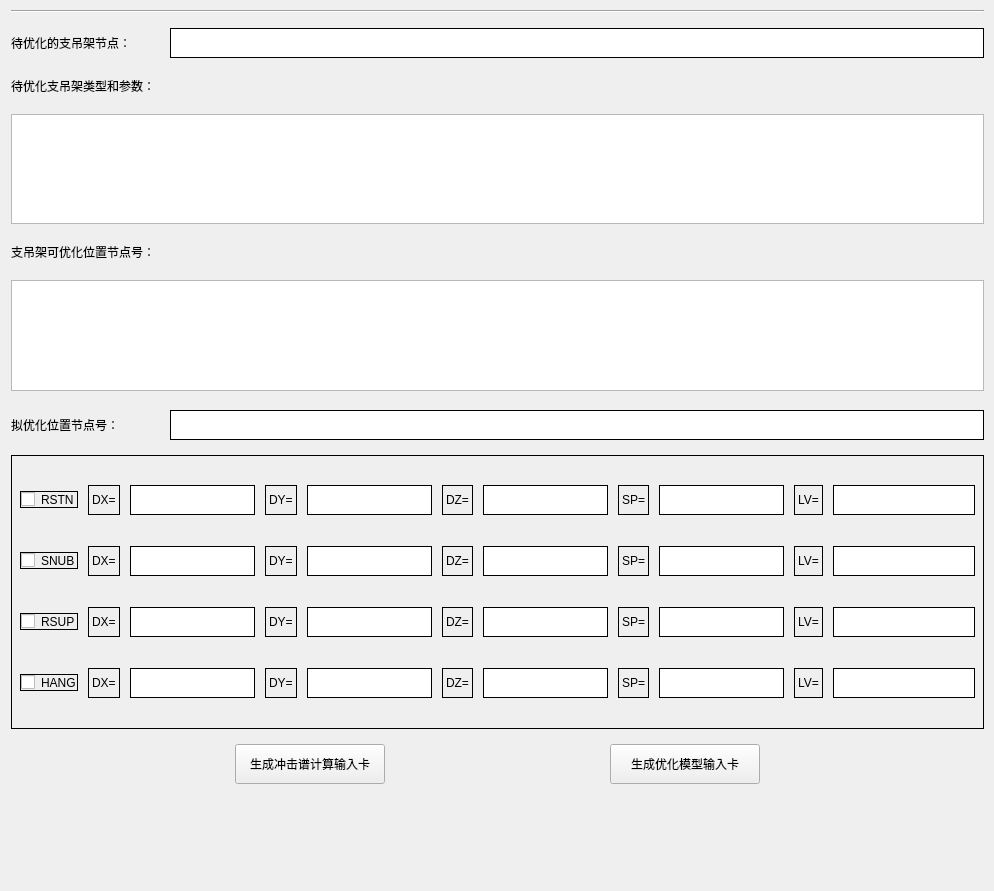
          <widget class="QWidget" name="tab">
           <property name="styleSheet">
            <string notr="true"/>
           </property>
           <attribute name="title">
            <string>单支吊架优化</string>
           </attribute>
           <layout class="QVBoxLayout" name="verticalLayout_12" stretch="4,3,2,1">
            <property name="spacing">
             <number>15</number>
            </property>
            <property name="topMargin">
             <number>10</number>
            </property>
            <property name="rightMargin">
             <number>10</number>
            </property>
            <property name="bottomMargin">
             <number>10</number>
            </property>
            <item>
             <widget class="Line" name="line">
              <property name="orientation">
               <enum>Qt::Horizontal</enum>
              </property>
             </widget>
            </item>
            <item>
             <layout class="QFormLayout" name="formLayout">
              <property name="verticalSpacing">
               <number>19</number>
              </property>
              <item row="0" column="1">
               <widget class="QLineEdit" name="lineEdit_4">
                <property name="minimumSize">
                 <size>
                  <width>30</width>
                  <height>30</height>
                 </size>
                </property>
                <property name="maximumSize">
                 <size>
                  <width>1000</width>
                  <height>16777215</height>
                 </size>
                </property>
                <property name="styleSheet">
                 <string notr="true">font: 75 10pt;
border:1px solid;</string>
                </property>
                <property name="text">
                 <string/>
                </property>
               </widget>
              </item>
              <item row="1" column="0" colspan="2">
               <widget class="QLabel" name="label_29">
                <property name="styleSheet">
                 <string notr="true">font: 75 10pt &quot;Aharoni&quot;;
</string>
                </property>
                <property name="text">
                 <string>待优化支吊架类型和参数：</string>
                </property>
               </widget>
              </item>
              <item row="2" column="0" colspan="2">
               <widget class="QTextBrowser" name="textBrowser_5">
                <property name="minimumSize">
                 <size>
                  <width>0</width>
                  <height>50</height>
                 </size>
                </property>
                <property name="styleSheet">
                 <string notr="true">font: 75 10pt;</string>
                </property>
               </widget>
              </item>
              <item row="3" column="0">
               <widget class="QLabel" name="label_13">
                <property name="styleSheet">
                 <string notr="true">font: 75 10pt &quot;Aharoni&quot;;</string>
                </property>
                <property name="text">
                 <string>支吊架可优化位置节点号：</string>
                </property>
               </widget>
              </item>
              <item row="4" column="0" colspan="2">
               <widget class="QTextBrowser" name="textBrowser_7">
                <property name="minimumSize">
                 <size>
                  <width>0</width>
                  <height>50</height>
                 </size>
                </property>
                <property name="styleSheet">
                 <string notr="true">font: 75 10pt;</string>
                </property>
               </widget>
              </item>
              <item row="5" column="0">
               <widget class="QLabel" name="label_17">
                <property name="maximumSize">
                 <size>
                  <width>300</width>
                  <height>16777215</height>
                 </size>
                </property>
                <property name="styleSheet">
                 <string notr="true">font: 75 10pt &quot;Aharoni&quot;;</string>
                </property>
                <property name="text">
                 <string>拟优化位置节点号：</string>
                </property>
               </widget>
              </item>
              <item row="5" column="1">
               <widget class="QLineEdit" name="lineEdit_3">
                <property name="minimumSize">
                 <size>
                  <width>30</width>
                  <height>30</height>
                 </size>
                </property>
                <property name="maximumSize">
                 <size>
                  <width>1000</width>
                  <height>16777215</height>
                 </size>
                </property>
                <property name="styleSheet">
                 <string notr="true">font: 75 10pt;
border:1px solid;</string>
                </property>
                <property name="text">
                 <string/>
                </property>
               </widget>
              </item>
              <item row="0" column="0">
               <widget class="QLabel" name="label_16">
                <property name="maximumSize">
                 <size>
                  <width>400</width>
                  <height>16777215</height>
                 </size>
                </property>
                <property name="styleSheet">
                 <string notr="true">font: 75 10pt &quot;Aharoni&quot;;
</string>
                </property>
                <property name="text">
                 <string>待优化的支吊架节点：</string>
                </property>
               </widget>
              </item>
             </layout>
            </item>
            <item>
             <widget class="QWidget" name="widget9_2" native="true">
              <property name="styleSheet">
               <string notr="true">border:0.5px solid black;
font-size:15px;
</string>
              </property>
              <layout class="QGridLayout" name="gridLayout_13">
               <property name="spacing">
                <number>10</number>
               </property>
               <item row="0" column="10">
                <widget class="QLineEdit" name="RSTN_LV">
                 <property name="minimumSize">
                  <size>
                   <width>30</width>
                   <height>30</height>
                  </size>
                 </property>
                </widget>
               </item>
               <item row="1" column="1">
                <widget class="QLabel" name="label_58">
                 <property name="styleSheet">
                  <string notr="true">font: 12px;</string>
                 </property>
                 <property name="text">
                  <string>DX=</string>
                 </property>
                </widget>
               </item>
               <item row="2" column="7">
                <widget class="QLabel" name="label_103">
                 <property name="styleSheet">
                  <string notr="true">font: 12px;</string>
                 </property>
                 <property name="text">
                  <string>SP=</string>
                 </property>
                </widget>
               </item>
               <item row="0" column="3">
                <widget class="QLabel" name="label_24">
                 <property name="styleSheet">
                  <string notr="true">font: 12px;</string>
                 </property>
                 <property name="text">
                  <string>DY=</string>
                 </property>
                </widget>
               </item>
               <item row="0" column="8">
                <widget class="QLineEdit" name="RSTN_SP">
                 <property name="minimumSize">
                  <size>
                   <width>30</width>
                   <height>30</height>
                  </size>
                 </property>
                 <property name="styleSheet">
                  <string notr="true">font: 75 10pt;</string>
                 </property>
                </widget>
               </item>
               <item row="2" column="1">
                <widget class="QLabel" name="label_56">
                 <property name="styleSheet">
                  <string notr="true">font: 12px;</string>
                 </property>
                 <property name="text">
                  <string>DX=</string>
                 </property>
                </widget>
               </item>
               <item row="3" column="6">
                <widget class="QLineEdit" name="HANG_DZ">
                 <property name="minimumSize">
                  <size>
                   <width>30</width>
                   <height>30</height>
                  </size>
                 </property>
                 <property name="styleSheet">
                  <string notr="true">font: 75 10pt;</string>
                 </property>
                </widget>
               </item>
               <item row="0" column="5">
                <widget class="QLabel" name="label_26">
                 <property name="styleSheet">
                  <string notr="true">font: 12px;</string>
                 </property>
                 <property name="text">
                  <string>DZ=</string>
                 </property>
                </widget>
               </item>
               <item row="0" column="0">
                <widget class="QCheckBox" name="RSTN">
                 <property name="styleSheet">
                  <string notr="true">font: 12px;</string>
                 </property>
                 <property name="text">
                  <string>RSTN</string>
                 </property>
                </widget>
               </item>
               <item row="0" column="6">
                <widget class="QLineEdit" name="RSTN_DZ">
                 <property name="minimumSize">
                  <size>
                   <width>30</width>
                   <height>30</height>
                  </size>
                 </property>
                 <property name="styleSheet">
                  <string notr="true">font: 75 10pt;</string>
                 </property>
                </widget>
               </item>
               <item row="1" column="3">
                <widget class="QLabel" name="label_53">
                 <property name="styleSheet">
                  <string notr="true">font: 12px;</string>
                 </property>
                 <property name="text">
                  <string>DY=</string>
                 </property>
                </widget>
               </item>
               <item row="2" column="0">
                <widget class="QCheckBox" name="RSUP">
                 <property name="styleSheet">
                  <string notr="true">font: 12px;</string>
                 </property>
                 <property name="text">
                  <string>RSUP</string>
                 </property>
                </widget>
               </item>
               <item row="2" column="2">
                <widget class="QLineEdit" name="RSUP_DX">
                 <property name="minimumSize">
                  <size>
                   <width>30</width>
                   <height>30</height>
                  </size>
                 </property>
                 <property name="styleSheet">
                  <string notr="true">font: 75 10pt;</string>
                 </property>
                </widget>
               </item>
               <item row="1" column="7">
                <widget class="QLabel" name="label_101">
                 <property name="styleSheet">
                  <string notr="true">font: 12px;</string>
                 </property>
                 <property name="text">
                  <string>SP=</string>
                 </property>
                </widget>
               </item>
               <item row="3" column="8">
                <widget class="QLineEdit" name="HANG_SP">
                 <property name="minimumSize">
                  <size>
                   <width>30</width>
                   <height>30</height>
                  </size>
                 </property>
                 <property name="styleSheet">
                  <string notr="true">font: 75 10pt;</string>
                 </property>
                </widget>
               </item>
               <item row="3" column="5">
                <widget class="QLabel" name="label_92">
                 <property name="styleSheet">
                  <string notr="true">font: 12px;</string>
                 </property>
                 <property name="text">
                  <string>DZ=</string>
                 </property>
                </widget>
               </item>
               <item row="3" column="7">
                <widget class="QLabel" name="label_90">
                 <property name="styleSheet">
                  <string notr="true">font: 12px;</string>
                 </property>
                 <property name="text">
                  <string>SP=</string>
                 </property>
                </widget>
               </item>
               <item row="1" column="4">
                <widget class="QLineEdit" name="SNUB_DY">
                 <property name="minimumSize">
                  <size>
                   <width>30</width>
                   <height>30</height>
                  </size>
                 </property>
                 <property name="styleSheet">
                  <string notr="true">font: 75 10pt;</string>
                 </property>
                </widget>
               </item>
               <item row="1" column="8">
                <widget class="QLineEdit" name="SNUB_SP">
                 <property name="minimumSize">
                  <size>
                   <width>30</width>
                   <height>30</height>
                  </size>
                 </property>
                 <property name="styleSheet">
                  <string notr="true">font: 75 10pt;</string>
                 </property>
                </widget>
               </item>
               <item row="2" column="6">
                <widget class="QLineEdit" name="RSUP_DZ">
                 <property name="minimumSize">
                  <size>
                   <width>30</width>
                   <height>30</height>
                  </size>
                 </property>
                 <property name="styleSheet">
                  <string notr="true">font: 75 10pt;</string>
                 </property>
                </widget>
               </item>
               <item row="3" column="3">
                <widget class="QLabel" name="label_48">
                 <property name="styleSheet">
                  <string notr="true">font: 12px;</string>
                 </property>
                 <property name="text">
                  <string>DY=</string>
                 </property>
                </widget>
               </item>
               <item row="1" column="2">
                <widget class="QLineEdit" name="SNUB_DX">
                 <property name="minimumSize">
                  <size>
                   <width>30</width>
                   <height>30</height>
                  </size>
                 </property>
                 <property name="styleSheet">
                  <string notr="true">font: 75 10pt;</string>
                 </property>
                </widget>
               </item>
               <item row="0" column="4">
                <widget class="QLineEdit" name="RSTN_DY">
                 <property name="minimumSize">
                  <size>
                   <width>30</width>
                   <height>30</height>
                  </size>
                 </property>
                 <property name="styleSheet">
                  <string notr="true">font: 75 10pt;</string>
                 </property>
                 <property name="text">
                  <string/>
                 </property>
                </widget>
               </item>
               <item row="2" column="8">
                <widget class="QLineEdit" name="RSUP_SP">
                 <property name="minimumSize">
                  <size>
                   <width>30</width>
                   <height>30</height>
                  </size>
                 </property>
                 <property name="styleSheet">
                  <string notr="true">font: 75 10pt;</string>
                 </property>
                </widget>
               </item>
               <item row="1" column="0">
                <widget class="QCheckBox" name="SNUB">
                 <property name="styleSheet">
                  <string notr="true">font: 12px;</string>
                 </property>
                 <property name="text">
                  <string>SNUB</string>
                 </property>
                </widget>
               </item>
               <item row="3" column="4">
                <widget class="QLineEdit" name="HANG_DY">
                 <property name="minimumSize">
                  <size>
                   <width>30</width>
                   <height>30</height>
                  </size>
                 </property>
                 <property name="styleSheet">
                  <string notr="true">font: 75 10pt;</string>
                 </property>
                </widget>
               </item>
               <item row="2" column="4">
                <widget class="QLineEdit" name="RSUP_DY">
                 <property name="minimumSize">
                  <size>
                   <width>30</width>
                   <height>30</height>
                  </size>
                 </property>
                 <property name="styleSheet">
                  <string notr="true">font: 75 10pt;</string>
                 </property>
                </widget>
               </item>
               <item row="3" column="0">
                <widget class="QCheckBox" name="HANG">
                 <property name="styleSheet">
                  <string notr="true">font: 12px;</string>
                 </property>
                 <property name="text">
                  <string>HANG</string>
                 </property>
                </widget>
               </item>
               <item row="1" column="6">
                <widget class="QLineEdit" name="SNUB_DZ">
                 <property name="minimumSize">
                  <size>
                   <width>30</width>
                   <height>30</height>
                  </size>
                 </property>
                 <property name="styleSheet">
                  <string notr="true">font: 75 10pt;</string>
                 </property>
                </widget>
               </item>
               <item row="0" column="7">
                <widget class="QLabel" name="label_25">
                 <property name="styleSheet">
                  <string notr="true">font: 12px;</string>
                 </property>
                 <property name="text">
                  <string>SP=</string>
                 </property>
                </widget>
               </item>
               <item row="3" column="2">
                <widget class="QLineEdit" name="HANG_DX">
                 <property name="minimumSize">
                  <size>
                   <width>30</width>
                   <height>30</height>
                  </size>
                 </property>
                 <property name="styleSheet">
                  <string notr="true">font: 75 10pt;</string>
                 </property>
                </widget>
               </item>
               <item row="3" column="1">
                <widget class="QLabel" name="label_57">
                 <property name="styleSheet">
                  <string notr="true">font: 12px;</string>
                 </property>
                 <property name="text">
                  <string>DX=</string>
                 </property>
                </widget>
               </item>
               <item row="0" column="1">
                <widget class="QLabel" name="label_27">
                 <property name="styleSheet">
                  <string notr="true">font: 12px;</string>
                 </property>
                 <property name="text">
                  <string>DX=</string>
                 </property>
                </widget>
               </item>
               <item row="2" column="5">
                <widget class="QLabel" name="label_102">
                 <property name="styleSheet">
                  <string notr="true">font: 12px;</string>
                 </property>
                 <property name="text">
                  <string>DZ=</string>
                 </property>
                </widget>
               </item>
               <item row="1" column="5">
                <widget class="QLabel" name="label_94">
                 <property name="styleSheet">
                  <string notr="true">font: 12px;</string>
                 </property>
                 <property name="text">
                  <string>DZ=</string>
                 </property>
                </widget>
               </item>
               <item row="2" column="3">
                <widget class="QLabel" name="label_55">
                 <property name="styleSheet">
                  <string notr="true">font: 12px;</string>
                 </property>
                 <property name="text">
                  <string>DY=</string>
                 </property>
                </widget>
               </item>
               <item row="0" column="2">
                <widget class="QLineEdit" name="RSTN_DX">
                 <property name="minimumSize">
                  <size>
                   <width>30</width>
                   <height>30</height>
                  </size>
                 </property>
                 <property name="styleSheet">
                  <string notr="true">font: 75 10pt;</string>
                 </property>
                 <property name="text">
                  <string/>
                 </property>
                 <property name="clearButtonEnabled">
                  <bool>false</bool>
                 </property>
                </widget>
               </item>
               <item row="0" column="9">
                <widget class="QLabel" name="label_47">
                 <property name="styleSheet">
                  <string notr="true">font: 12px;</string>
                 </property>
                 <property name="text">
                  <string>LV=</string>
                 </property>
                </widget>
               </item>
               <item row="1" column="9">
                <widget class="QLabel" name="label_52">
                 <property name="styleSheet">
                  <string notr="true">font: 12px;</string>
                 </property>
                 <property name="text">
                  <string>LV=</string>
                 </property>
                </widget>
               </item>
               <item row="2" column="9">
                <widget class="QLabel" name="label_73">
                 <property name="styleSheet">
                  <string notr="true">font: 12px;</string>
                 </property>
                 <property name="text">
                  <string>LV=</string>
                 </property>
                </widget>
               </item>
               <item row="3" column="9">
                <widget class="QLabel" name="label_74">
                 <property name="styleSheet">
                  <string notr="true">font: 12px;</string>
                 </property>
                 <property name="text">
                  <string>LV=</string>
                 </property>
                </widget>
               </item>
               <item row="1" column="10">
                <widget class="QLineEdit" name="SNUB_LV">
                 <property name="minimumSize">
                  <size>
                   <width>30</width>
                   <height>30</height>
                  </size>
                 </property>
                </widget>
               </item>
               <item row="2" column="10">
                <widget class="QLineEdit" name="RSUP_LV">
                 <property name="minimumSize">
                  <size>
                   <width>30</width>
                   <height>30</height>
                  </size>
                 </property>
                </widget>
               </item>
               <item row="3" column="10">
                <widget class="QLineEdit" name="HANG_LV">
                 <property name="minimumSize">
                  <size>
                   <width>30</width>
                   <height>30</height>
                  </size>
                 </property>
                </widget>
               </item>
              </layout>
             </widget>
            </item>
            <item>
             <widget class="QWidget" name="widget_13" native="true">
              <layout class="QGridLayout" name="gridLayout_14" rowstretch="0,0,0">
               <property name="leftMargin">
                <number>0</number>
               </property>
               <property name="topMargin">
                <number>0</number>
               </property>
               <property name="rightMargin">
                <number>0</number>
               </property>
               <property name="bottomMargin">
                <number>0</number>
               </property>
               <property name="spacing">
                <number>0</number>
               </property>
               <item row="1" column="3">
                <widget class="QPushButton" name="gen_fre_ref">
                 <property name="minimumSize">
                  <size>
                   <width>150</width>
                   <height>40</height>
                  </size>
                 </property>
                 <property name="styleSheet">
                  <string notr="true">font: 75 10pt &quot;Aharoni&quot;;</string>
                 </property>
                 <property name="text">
                  <string>生成优化模型输入卡</string>
                 </property>
                </widget>
               </item>
               <item row="1" column="1">
                <widget class="QPushButton" name="pushButton_4">
                 <property name="minimumSize">
                  <size>
                   <width>150</width>
                   <height>40</height>
                  </size>
                 </property>
                 <property name="text">
                  <string>生成冲击谱计算输入卡</string>
                 </property>
                </widget>
               </item>
               <item row="1" column="4">
                <spacer name="horizontalSpacer_15">
                 <property name="orientation">
                  <enum>Qt::Horizontal</enum>
                 </property>
                 <property name="sizeHint" stdset="0">
                  <size>
                   <width>40</width>
                   <height>20</height>
                  </size>
                 </property>
                </spacer>
               </item>
               <item row="2" column="3">
                <spacer name="verticalSpacer_4">
                 <property name="orientation">
                  <enum>Qt::Vertical</enum>
                 </property>
                 <property name="sizeHint" stdset="0">
                  <size>
                   <width>20</width>
                   <height>40</height>
                  </size>
                 </property>
                </spacer>
               </item>
               <item row="1" column="0">
                <spacer name="horizontalSpacer_16">
                 <property name="orientation">
                  <enum>Qt::Horizontal</enum>
                 </property>
                 <property name="sizeHint" stdset="0">
                  <size>
                   <width>40</width>
                   <height>20</height>
                  </size>
                 </property>
                </spacer>
               </item>
               <item row="1" column="2">
                <spacer name="horizontalSpacer_3">
                 <property name="orientation">
                  <enum>Qt::Horizontal</enum>
                 </property>
                 <property name="sizeHint" stdset="0">
                  <size>
                   <width>40</width>
                   <height>20</height>
                  </size>
                 </property>
                </spacer>
               </item>
              </layout>
             </widget>
            </item>
           </layout>
          </widget>
